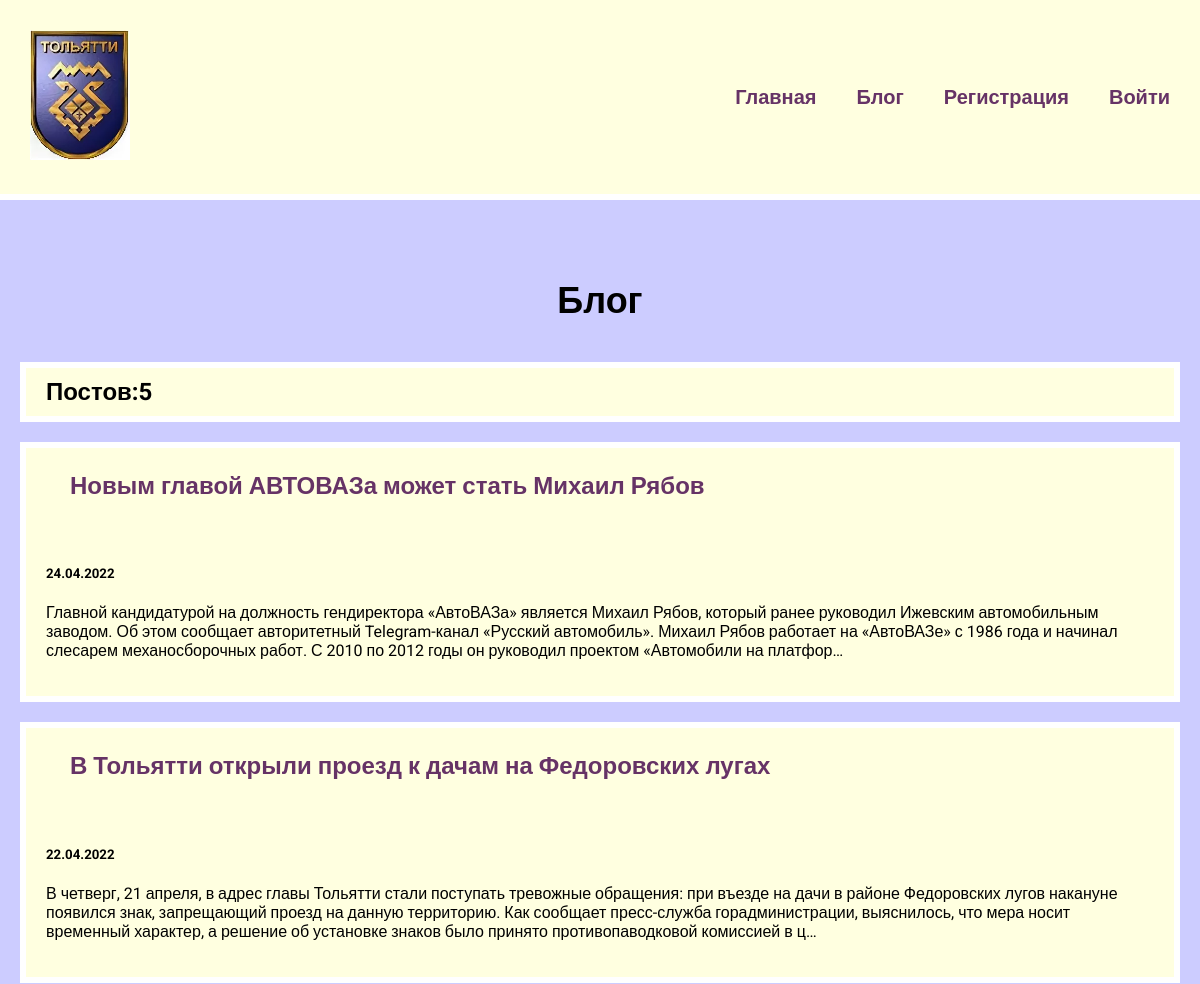
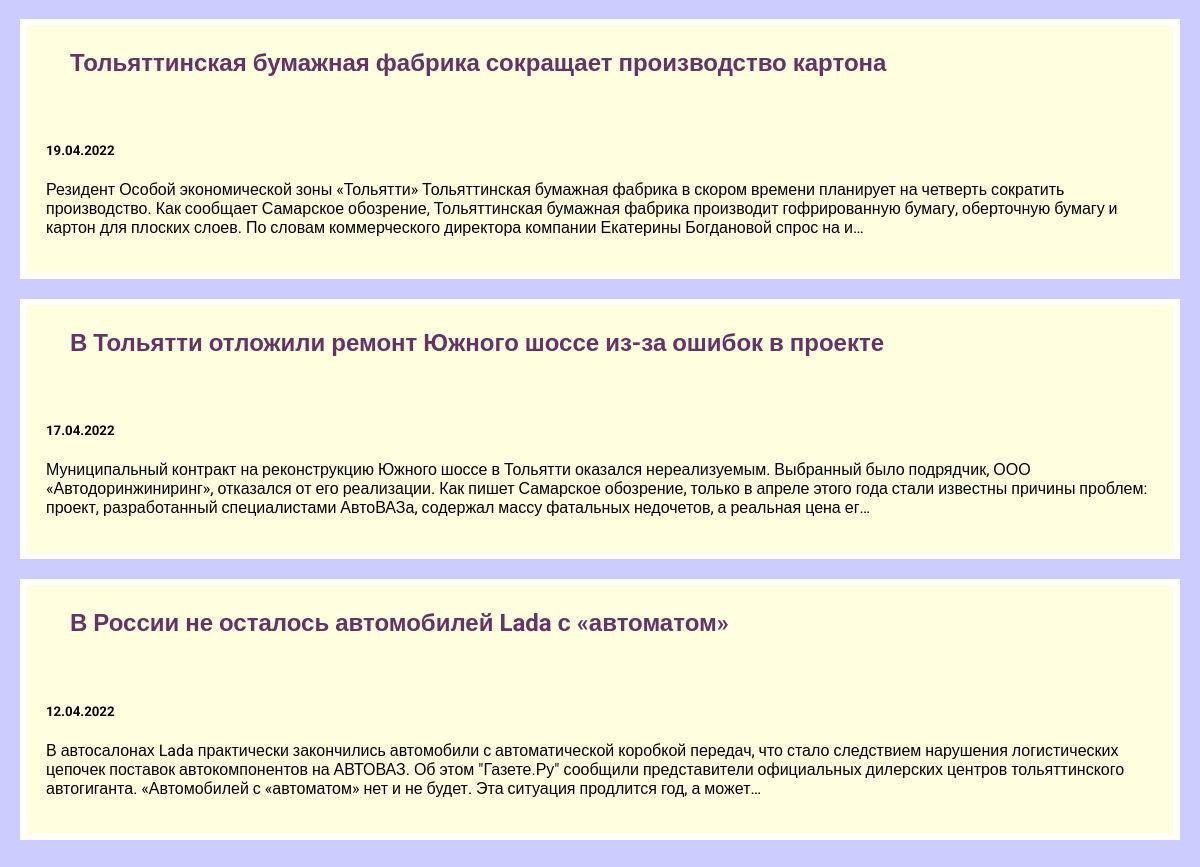
Screenshot of /blog/ with the database file from the repository (2 pictures, top to bottom).
### blog/models.py (models this page shows, shortened)
class Blog(models.Model):
    title = models.CharField(max_length=200)
    description = models.TextField()
    date = models.DateField()

### blog/views.py (the view)
# urls.py: path('', views.blogs, name='blogs'),
def blogs(request):
    blogs = Blog.objects.order_by('-date')
    return render(request, 'blog/blogs.html', {'blogs': blogs})

### blog/templates/blog/blogs.html
{% extends 'parts/base.html'%}
{% block content%}
<h1>Блог</h1>
<h2 class="count">Постов:{{ blogs.count }}</h2>
{% for blog in blogs %}
    <div class="element">
        <h2 class="top"><a href="{% url 'blog:detail' blog.id %}">{{ blog.title}}</a></h2>
        <div class="blog_text">
            <h5>{{ blog.date|date:'d.m.Y' }}</h5>
            <p>{{ blog.description|truncatechars:360|striptags }}</p>
        </div>
    </div>
{% endfor %}
{% endblock %}

### parts/static/css/style.css (style rules this page uses)
body { background:#CCCCFF; font-family: 'Roboto', sans-serif; padding: 0; margin: 0; }
.element, .count { background: lightyellow; border: 6px solid white; margin: 20px 0; }
.content h1 { text-align: center; margin: 60px 0 40px; font-size: 36px; }
.top { background: #663366; margin: 0; }
.top a { color:#663366; text-decoration: none; padding: 20px; display:block; }
.blog_text { padding: 20px; box-sizing: border-box; }
.count { padding: 10px 20px; box-sizing: border-box; }
.top { padding: 4px 24px; margin-top: 0; background: transparent; border: none; color: #663366; }

### rows the page displays
Blog: title "Новым главой АВТОВАЗа может стать Михаил Рябов", date "24.04.2022", description "Главной кандидатурой на должность гендиректора «АвтоВАЗа» является Михаил Рябов, который ранее руководил Ижевским автомобильным заводом. Об этом сообщает авторитетный Telegram-канал «Русский автомобиль». Михаил Рябов работает на «АвтоВАЗе» с 1986 года и начинал слесарем механосборочных работ. С 2010 по 2012 годы он руководил проектом «Автомобили на платфор…"
Blog: title "В Тольятти открыли проезд к дачам на Федоровских лугах", date "22.04.2022", description "В четверг, 21 апреля, в адрес главы Тольятти стали поступать тревожные обращения: при въезде на дачи в районе Федоровских лугов накануне появился знак, запрещающий проезд на данную территорию. Как сообщает пресс-служба горадминистрации, выяснилось, что мера носит временный характер, а решение об установке знаков было принято противопаводковой комиссией в ц…"
Blog: title "Тольяттинская бумажная фабрика сокращает производство картона", date "19.04.2022", description "Резидент Особой экономической зоны «Тольятти» Тольяттинская бумажная фабрика в скором времени планирует на четверть сократить производство. Как сообщает Самарское обозрение, Тольяттинская бумажная фабрика производит гофрированную бумагу, оберточную бумагу и картон для плоских слоев. По словам коммерческого директора компании Екатерины Богдановой спрос на и…"
Blog: title "В Тольятти отложили ремонт Южного шоссе из-за ошибок в проекте", date "17.04.2022", description "Муниципальный контракт на реконструкцию Южного шоссе в Тольятти оказался нереализуемым. Выбранный было подрядчик, ООО «Автодоринжиниринг», отказался от его реализации. Как пишет Самарское обозрение, только в апреле этого года стали известны причины проблем: проект, разработанный специалистами АвтоВАЗа, содержал массу фатальных недочетов, а реальная цена ег…"
Blog: title "В России не осталось автомобилей Lada с «автоматом»", date "12.04.2022", description "В автосалонах Lada практически закончились автомобили с автоматической коробкой передач, что стало следствием нарушения логистических цепочек поставок автокомпонентов на АВТОВАЗ. Об этом \"Газете.Ру\" сообщили представители официальных дилерских центров тольяттинского автогиганта. «Автомобилей с «автоматом» нет и не будет. Эта ситуация продлится год, а может…"

### other values shown
{{ blogs.count }} "5"
